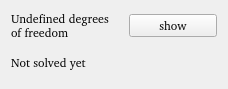
<?xml version="1.0" encoding="UTF-8"?>
<ui version="4.0">
 <class>TaskSketcherMessages</class>
 <widget class="QWidget" name="TaskSketcherMessages">
  <property name="geometry">
   <rect>
    <x>0</x>
    <y>0</y>
    <width>228</width>
    <height>89</height>
   </rect>
  </property>
  <property name="windowTitle">
   <string>Form</string>
  </property>
  <layout class="QVBoxLayout" name="verticalLayout">
   <item>
    <layout class="QHBoxLayout" name="horizontalLayout">
     <item>
      <widget class="QLabel" name="labelConstrainStatus">
       <property name="font">
        <font>
         <family>Bitstream Charter</family>
         <pointsize>9</pointsize>
        </font>
       </property>
       <property name="text">
        <string>Undefined degrees of freedom</string>
       </property>
       <property name="wordWrap">
        <bool>true</bool>
       </property>
      </widget>
     </item>
     <item>
      <widget class="QPushButton" name="selectConstraints">
       <property name="font">
        <font>
         <family>Bitstream Charter</family>
         <pointsize>9</pointsize>
        </font>
       </property>
       <property name="text">
        <string>show</string>
       </property>
       <property name="flat">
        <bool>false</bool>
       </property>
      </widget>
     </item>
    </layout>
   </item>
   <item>
    <widget class="QLabel" name="labelSolverStatus">
     <property name="font">
      <font>
       <family>Bitstream Charter</family>
       <pointsize>9</pointsize>
      </font>
     </property>
     <property name="text">
      <string>Not solved yet</string>
     </property>
     <property name="wordWrap">
      <bool>true</bool>
     </property>
    </widget>
   </item>
  </layout>
 </widget>
 <resources/>
 <connections/>
</ui>
